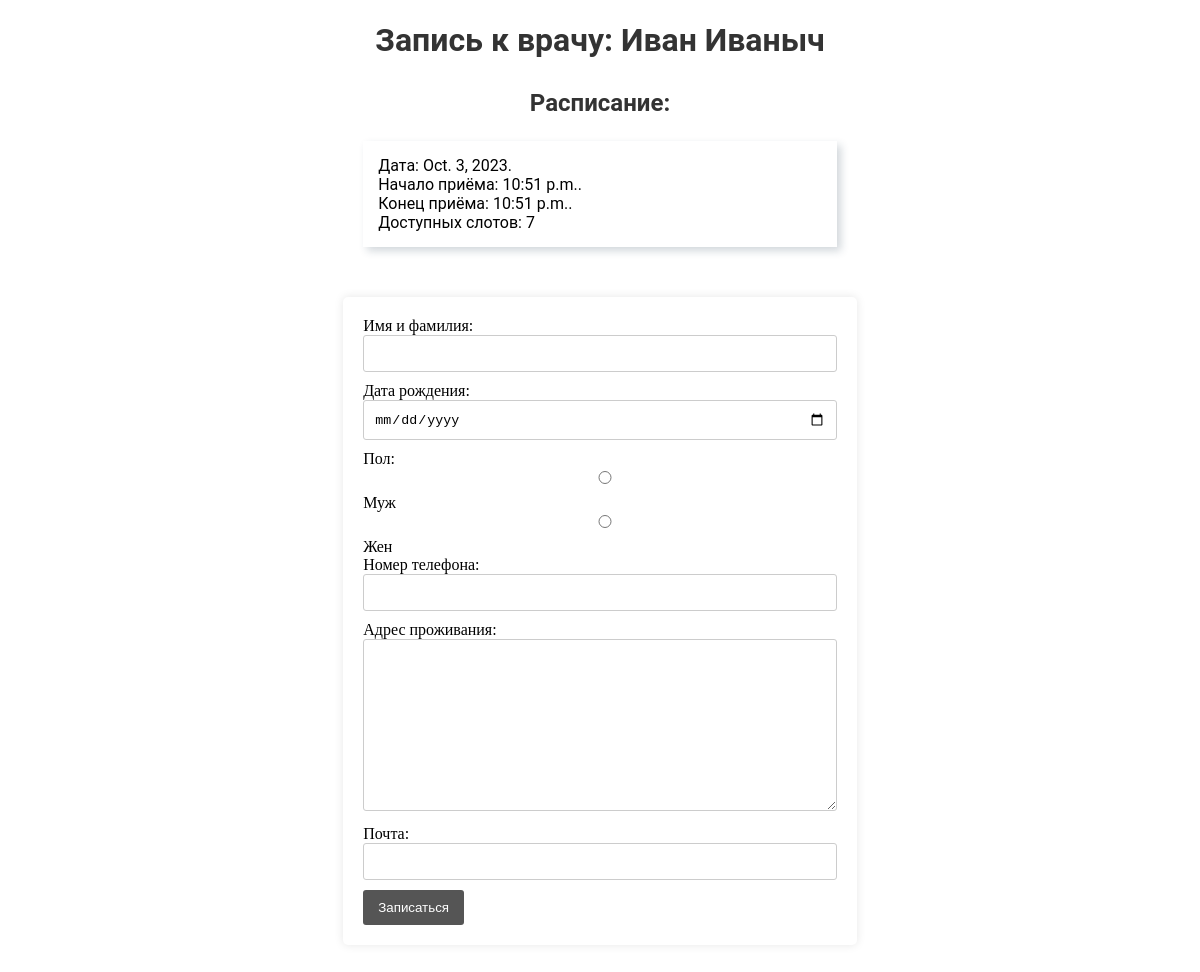
Page /Иван Иваныч/ on the earlier database version.
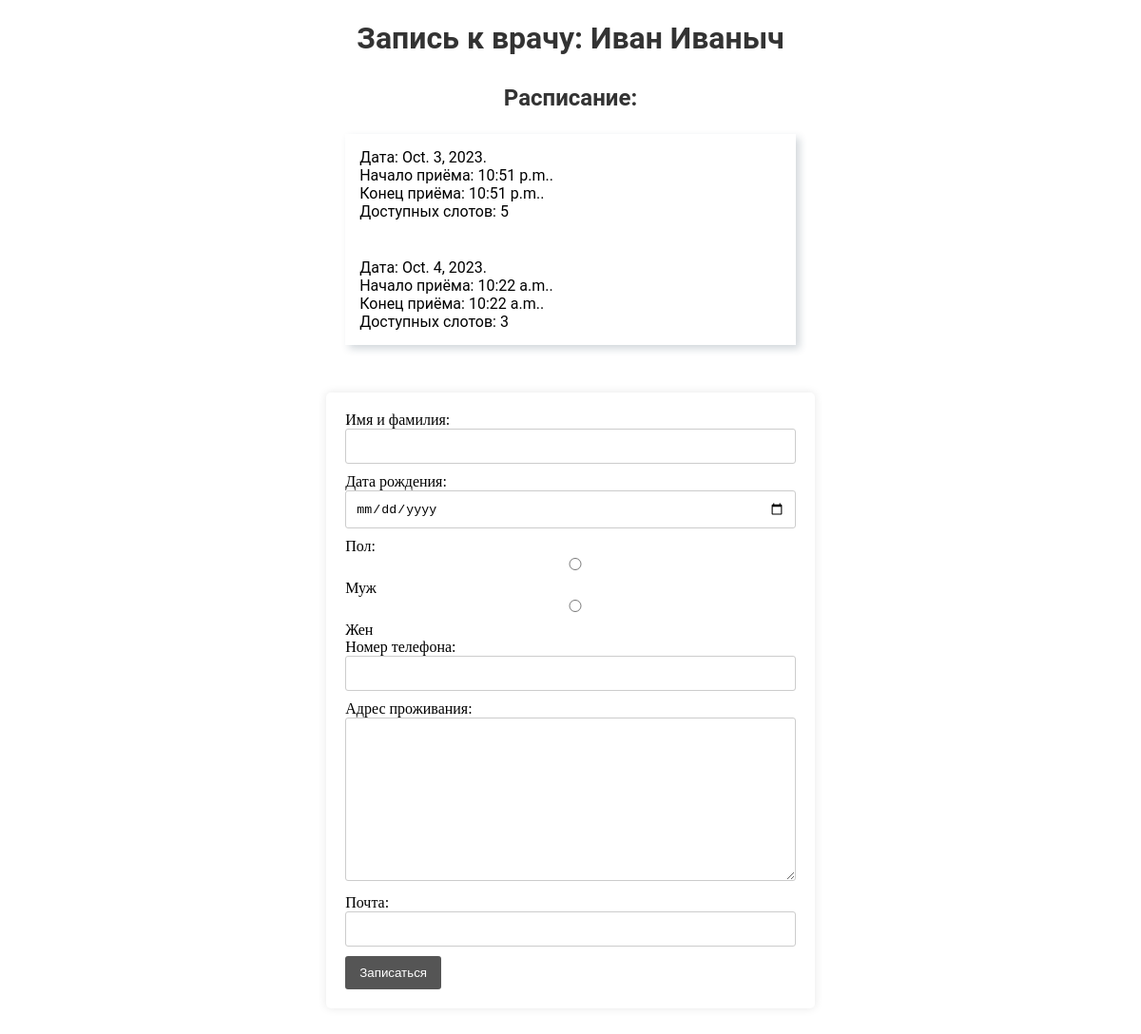
Same page on the later database version.
### doctors/models.py (models this page shows, shortened)
class Doctor(models.Model):
    id = models.AutoField(primary_key=True)
    name = models.CharField(max_length=255)
    specialization = models.ForeignKey(Specialization, on_delete=models.CASCADE)
    working_date = models.DateField()
    contact_number = models.CharField(max_length=20)

class Schedule(models.Model):
    id = models.AutoField(primary_key=True)
    date = models.DateField()
    start_time = models.TimeField()
    end_time = models.TimeField()
    available_slots = models.IntegerField()
    doctor = models.ForeignKey(Doctor, on_delete=models.CASCADE)

### doctors/views.py (the view, shortened to what this page needs)
# urls.py: path('<str:doctor_name>/', views.doctors_appoint, name='doctor-name'),
def doctors_appoint(request, doctor_name):
    context = {'doctor_name': doctor_name}
    form = DoctorАppoint()
    context['form'] = form
    doctor = Doctor.objects.get(name=doctor_name)
    shedule = Schedule.objects.filter(doctor=doctor)
    context['shedule'] = shedule
    return render(request, 'doctor_appoint.html', context)

### doctors/forms.py
class DoctorАppoint(forms.Form):
    GENDER_CHOICES = [
        ('M', 'Муж'),
        ('F', 'Жен'),
    ]
    full_name = forms.CharField(max_length=100, label="Имя и фамилия")
    birth_date = forms.DateField(widget=forms.DateInput(attrs={'type': 'date'}), label='Дата рождения')
    gender = forms.ChoiceField(choices=GENDER_CHOICES, widget=forms.RadioSelect, label="Пол")
    contact_number = forms.CharField(max_length=20, widget=forms.TextInput(attrs={'type': 'tel'}), label='Номер телефона')
    address = forms.CharField(widget=forms.Textarea, label='Адрес проживания')
    email = forms.EmailField(label='Почта')

### doctors/templates/doctor_appoint.html (shortened to what this page needs)
{% load static %}
<!DOCTYPE html>
<html>
<head>
    <link rel="stylesheet" href="{% static 'doctors/css/index.css' %}">
</head>
<body>
    <h1 class="appointment-title">Запись к врачу: {{ doctor_name }}</h1>
    <h2 class="schedule-title">Расписание:</h2>
    <ul class="schedule-list">
        {% for schedule in shedule %}
            <li class="schedule-item">Дата: {{ schedule.date }}. <br> Начало приёма: {{ schedule.start_time }}. <br> Конец приёма: {{ schedule.end_time }}. <br> Доступных слотов: {{ schedule.available_slots }}</li>
        {% endfor %}
    </ul>
    <form id="appointment-form" method="post">
        {{ form }}
        <button type="submit">Записаться</button>
    </form>
</body>
</html>

### doctors/static/doctors/css/index.css (style rules this page uses)
h1, h2 { color: #333; }
ul { margin: 0; padding: 0; list-style: none; }
ul li { margin-bottom: 10px; }
form { margin: 50px auto; width: 40%; background-color: #fff; padding: 20px; border-radius: 5px; box-shadow: 0 0 10px 0 rgba(0,0,0,0.1); }
form input, form textarea, form select { width: 100%; box-sizing: border-box; margin-bottom: 10px; padding: 10px; border: 1px solid #ccc; border-radius: 3px; }
form button { padding: 10px 15px; background-color: #555; color: #fff; border: none; cursor: pointer; border-radius: 3px; }
form label { margin-bottom: 20px; }
h1 { color: #282828; text-align: center; font-family: 'Arial', sans-serif; font-size: 25px; }
h2 { color: #888888; text-align: center; font-family: 'Arial', sans-serif; font-size: 20px; margin-top: 30px; }
ul { list-style-type: none; padding-left: 0; }
.appointment-title, .schedule-title { font-family: 'Roboto', sans-serif; color: #333; }
.appointment-title { font-size: 2em; margin-bottom: 0.5em; }
.schedule-title { font-size: 1.5em; margin-bottom: 1em; }
.schedule-list { width: 40%; margin: 0 auto; list-style: none; padding-left: 0; box-shadow: 4px 4px 8px 0px rgba(34, 60, 80, 0.2); }
.schedule-item { font-family: 'Roboto', sans-serif; font-size: 1em; color: #000000; background-color: #ffffff; margin-bottom: 10px; padding: 15px; border-radius: 10px; }

Differences in the rows shown:
changed Schedule "Oct. 3, 2023": available_slots "7" → "5"
added Schedule: date "Oct. 4, 2023", start_time "10:22 a.m.", end_time "10:22 a.m.", available_slots "3"
